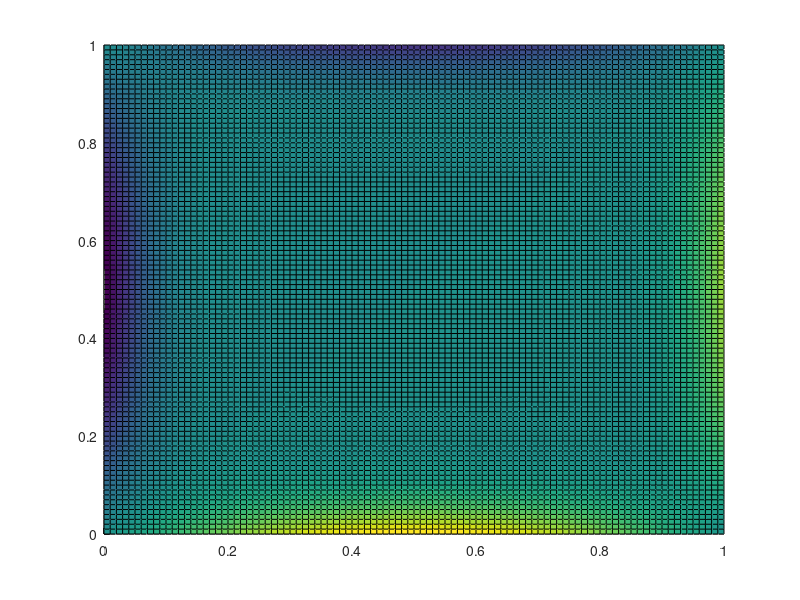

Reproduce this figure in MATLAB. (Note: this script raises an error after producing the figure.)
%%%%%%%%%%%%%%%%%%%%%%%%%%%%%%%%%%%%%%%%%%%%%%%%%%%%%%%%%%%
%%%%%%%%%%% Jacobi iteration to solve Laplace %%%%%%%%%%%%%
%%%%%%%%%%%%%%%%%%%%%%%%%%%%%%%%%%%%%%%%%%%%%%%%%%%%%%%%%%%
%
%   Goal: solve
%         u_xx+u_yy = 0,  0<x<L, 0<y<M
%         u(0,y) = a, u(L,y) = b
%         u(x,0) = c, u(x,M) = d
%
%   Method: Center space finite difference with Jacobi iterations
%
%
%
% Author: Matthew S. Mizuhara
% E-mail: mizuharm@tcnj.edu
% Institution: The College of New Jersey
% Date Created: October 2020
%
%
%%%%%%%%%%%%%%%%%%%%%%%%%%%%%%%%%%%%%%%%%%%%%%%%%%%%%%%%%%%

%%%%%%%%%%%%%%%%%%%%
%% Parameters
%%%%%%%%%%%%%%%%%%%%

    L = 1; %length of domain (x)
    M = 1; %width of domain  (y)
    
    dx = .01; %space step (assumed to be equal to dy)
    
    x = 0:dx:L;
    y = 0:dx:M;
    
%%%%%%%%%%%%%%%%%%%%%%
%% Boundary conditions
%%%%%%%%%%%%%%%%%%%%%%
    
    a = sin(pi*x);
    b = 3*x.*(x-1);
    c = -sin(pi*x);
    d = -3*x.*(x-1);

%%%%%%%%%%%%%%%%%%%%%%%%%%%%%%%%%%%
%% Initialize u
%%%%%%%%%%%%%%%%%%%%%%%%%%%%%%%%%%%

    u = zeros(length(x),length(y));
    
%%%%%%%%%%%%%%%%%%%
%% Initialize plot
%%%%%%%%%%%%%%%%%%%%

    [X,Y] = meshgrid(x,y);
 
    fig=figure();

    set(fig, 'Position',  [100 206 600 420])
    
%%%%%%%%%%%%%%%%%%%%%%%%%%%%%%%%%%%%%%%%
%% Implement Jacobi iteration
%%%%%%%%%%%%%%%%%%%%%%%%%%%%%%%%%%%%%%%%
    %Let u(i,j) correspond u(x_i, y_j)
    
    %%%%%%%%%%%%%%%%%%%%%%%%%%%
    %% Boundary conditions
    %%%%%%%%%%%%%%%%%%%%%%%%%%%
    
        %Left edge (x = 0)
        u(1,:) = a;

        %Right edge (x = L)
        u(end,:) = b;

        %Bottom edge (y = 0)
        u(:,1) = c;

        %Top edge (y = M)
        u(:,end) = d;
    
    %%%%%%%%%%%%%%%%%%%%%%%%%%%
    %% Jacobi iteration
    %%%%%%%%%%%%%%%%%%%%%%%%%%%
    
    for k = 1:10000 %number of times to perform Jacobi iteration
        
        v = u; %v is the old matrix to be updated to u
        
        for i = 2:length(x)-1
            for j = 2:length(y)-1
                u(i,j) = 1/4*(v(i+1,j)+v(i-1,j)+v(i,j+1)+v(i,j-1));

            end
        end
        if mod(k,100)==0
            clf
            hold on
            s=surf(X,Y,u);
            s.EdgeColor = 'none';
            angle = 30+.001*k;
            view(angle,25)
            xlabel('x','interpreter','latex')
            ylabel('y','interpreter','latex')
            zlabel('u','interpreter','latex')
            hold off
            abc = gca;
            abc.FontSize = 16;
            pause(0)
        end
    end
            
    
%%%%%%%%%%%%%%%%%%%%%%%%%%%%%%%%%%%%%%%
%% Plot solution
%%%%%%%%%%%%%%%%%%%%%%%%%%%%%%%%%%%%%%%
    
       
        clf
        hold on
        s=surf(X,Y,u);
        s.EdgeColor = 'none';
        angle = 30+.001*k;
        view(angle,25)
        xlabel('x','interpreter','latex')
        ylabel('y','interpreter','latex')
        zlabel('u','interpreter','latex')
        hold off

        abc = gca;
        abc.FontSize = 16;
        hold off
        pause(0)
  
